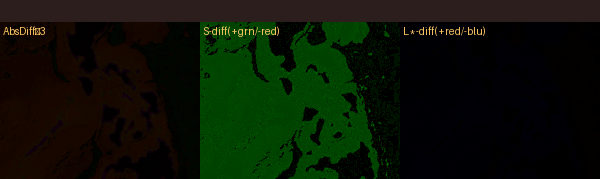
#> input picture previews/e1_r2_5/diff/A1_Boracay_diff.png, 600 x 179 px; its folder holds only this picture in this run
$ python main.py ../previews/e1_r2_5/diff/A1_Boracay_diff.png
#> lines starting #> are read from the running program, lines starting #| are printed output that depends on the picture
### d5b_processor_v3/masks.py
# masks.py
import numpy as np
from scipy.ndimage import gaussian_filter

def make_region_mask(bounds, width, height, cross_antimeridian=False, feather_px=20):
    lon_min, lon_max, lat_min, lat_max = bounds
    mask = np.zeros((height, width), dtype=np.float32)
    y_top = max(0, int((90.0 - lat_max) / 180.0 * height))
    y_bot = min(height, int((90.0 - lat_min) / 180.0 * height))

    if cross_antimeridian or lon_min > lon_max:
        x_r = int((lon_min + 180.0) / 360.0 * width)
        x_l = int((lon_max + 180.0) / 360.0 * width)
        mask[y_top:y_bot, x_r:] = 1.0
        mask[y_top:y_bot, :x_l] = 1.0
    else:
        x_l = max(0, int((lon_min + 180.0) / 360.0 * width))
        x_r = min(width, int((lon_max + 180.0) / 360.0 * width))
        mask[y_top:y_bot, x_l:x_r] = 1.0

    if feather_px > 0:
        mask = gaussian_filter(mask, sigma=feather_px)
        if mask.max() > 0:
            mask /= mask.max()
    return mask

def make_ocean_mask_v2(img):
    """改良 ocean mask：4条件复合，减少沙漠/冰雪/陆地误判"""
    r = img[:,:,0].astype(np.int16)
    g = img[:,:,1].astype(np.int16)
    b = img[:,:,2].astype(np.int16)
    return (b > r + 15) & (b > 60) & (g > r - 5) & (r < 160)

def make_conservative_water_mask(img):
    """保守水体：用于封闭海，防沙漠误伤"""
    r = img[:,:,0].astype(np.int16)
    g = img[:,:,1].astype(np.int16)
    b = img[:,:,2].astype(np.int16)
    return (b > r + 20) & (b > g - 5) & (r < 130)

def make_deep_ocean_mask(img):
    """深海像素：暗蓝灰"""
    r = img[:,:,0].astype(np.int16)
    g = img[:,:,1].astype(np.int16)
    b = img[:,:,2].astype(np.int16)
    return (r < 80) & (g < 110) & (b < 150) & (b > r + 15)

def make_land_mask_v2(img):
    return ~make_ocean_mask_v2(img)

def make_island_halo_mask(center_lon, center_lat, radius_km, width, height, blur_px=40):
    radius_deg_lat = radius_km / 111.0
    cos_lat = max(0.05, abs(np.cos(np.radians(center_lat))))
    radius_deg_lon = radius_km / (111.0 * cos_lat)

    cx = int((center_lon + 180.0) / 360.0 * width) % width
    cy = max(0, min(height - 1, int((90.0 - center_lat) / 180.0 * height)))
    rx = max(1, int(radius_deg_lon / 360.0 * width))
    ry = max(1, int(radius_deg_lat / 180.0 * height))

    yy, xx = np.ogrid[:height, :width]
    dx = np.minimum(np.abs(xx - cx), width - np.abs(xx - cx)).astype(np.float32)
    dy = (yy - cy).astype(np.float32)
    dist = np.sqrt((dx / rx)**2 + (dy / ry)**2)
    mask = np.clip(1.0 - dist, 0.0, 1.0)

    if blur_px > 0:
        mask = gaussian_filter(mask, sigma=blur_px / 2.5)
        if mask.max() > 0:
            mask /= mask.max()
    return mask

def make_deep_gate_for_halo(img, halo_mask):
    """
    v3 强化版深海门控：
    very_deep（最暗蓝）→ 0
    deep（深蓝） → 3%
    shallow_like（浅色/浅海）→ 100%
    """
    r = img[:,:,0].astype(np.int16)
    g = img[:,:,1].astype(np.int16)
    b = img[:,:,2].astype(np.int16)

    very_deep    = (r < 55) & (g < 85)  & (b < 125) & (b > r + 18)
    deep         = (r < 75) & (g < 105) & (b < 150) & (b > r + 18)
    shallow_like = (r > 70) | (g > 105) | ((g > 90) & ((b - r) < 45))

    gate = np.ones_like(halo_mask, dtype=np.float32)
    gate[deep]         = 0.03
    gate[very_deep]    = 0.0
    gate[shallow_like] = 1.0
    return halo_mask * gate

### d5b_processor_v3/adjustments.py
# adjustments.py
import numpy as np

def apply_rgb_offset(img, mask, r_off, g_off, b_off):
    result = img.astype(np.int16)
    m = mask[:,:,np.newaxis]
    delta = np.array([r_off, g_off, b_off], dtype=np.int16)
    return np.clip(result + (delta * m).astype(np.int16), 0, 255).astype(np.uint8)

def apply_saturation(img, mask, factor):
    if abs(factor - 1.0) < 0.001:
        return img
    f = img.astype(np.float32)
    gray = f.mean(axis=2, keepdims=True)
    adj = np.clip(gray + (f - gray) * factor, 0, 255)
    m = mask[:,:,np.newaxis]
    return np.clip(f * (1 - m) + adj * m, 0, 255).astype(np.uint8)

def apply_brightness(img, mask, factor):
    if abs(factor - 1.0) < 0.001:
        return img
    f = img.astype(np.float32)
    adj = np.clip(f * factor, 0, 255)
    m = mask[:,:,np.newaxis]
    return np.clip(f * (1 - m) + adj * m, 0, 255).astype(np.uint8)

def apply_region(img, region_mask, cfg):
    img = apply_rgb_offset(img, region_mask, cfg["r_offset"], cfg["g_offset"], cfg["b_offset"])
    img = apply_saturation(img, region_mask, cfg.get("saturation_factor", 1.0))
    img = apply_brightness(img, region_mask, cfg.get("brightness_factor", 1.0))
    return img

def apply_island_halo(img, halo_mask, cfg):
    eff = halo_mask * cfg.get("strength", 0.15)
    return apply_rgb_offset(img, eff, cfg["r_offset"], cfg["g_offset"], cfg["b_offset"])

### d5b_processor_v3/enhancement.py
# enhancement.py
import numpy as np
from PIL import Image, ImageFilter
from masks import make_land_mask_v2, make_ocean_mask_v2
from config import ENHANCEMENT

def enhance_land(img):
    if not ENHANCEMENT.get("enable_land_enhancement", False):
        return img
    from adjustments import apply_saturation, apply_brightness
    land = make_land_mask_v2(img).astype(np.float32)
    img = apply_saturation(img, land, ENHANCEMENT["land_saturation_factor"])
    return apply_brightness(img, land, ENHANCEMENT["land_contrast_factor"])

def compress_polar_highlights(img):
    """只压缩南纬75°以南（南极大陆）"""
    if not ENHANCEMENT.get("enable_polar_compress", True):
        return img
    height, width = img.shape[:2]
    lat_thresh = ENHANCEMENT.get("polar_lat_threshold", -75.0)

    y_start = int((90.0 - lat_thresh) / 180.0 * height)
    y_start = max(0, min(height, y_start))

    print(f"  [polar] y_start={y_start} / height={height}, "
          f"对应纬度: {90 - y_start/height*180:.1f}° 到 -90°")
    assert y_start > height * 0.7, \
        f"极地 y_start={y_start} 异常（应 > {height*0.7:.0f}），请检查 lat_threshold 配置"

    threshold = ENHANCEMENT["polar_highlight_threshold"]
    compress  = ENHANCEMENT["polar_highlight_compress"]

    result = img.astype(np.float32)
    row_slice = result[y_start:, :, :]
    # Bug fix: only compress channels that actually exceed threshold;
    # original code set ALL channels of bright pixels to threshold, lifting low channels.
    over = np.maximum(row_slice - threshold, 0)   # how much each channel exceeds threshold
    compressed = row_slice - over * (1.0 - compress)  # reduce overshoot; channels at/below threshold unchanged
    bright3 = (row_slice.max(axis=2) > threshold)[:, :, np.newaxis]
    row_slice[:] = np.where(bright3, compressed, row_slice)
    result[y_start:] = row_slice
    return np.clip(result, 0, 255).astype(np.uint8)

def sharpen_land_only(img, img_pil):
    if not ENHANCEMENT.get("enable_sharpen", True):
        return img, img_pil
    amount = ENHANCEMENT["sharpen_amount"]
    radius = ENHANCEMENT["sharpen_radius"]
    land_mask = make_land_mask_v2(img).astype(np.float32)
    blurred = img_pil.filter(ImageFilter.GaussianBlur(radius=radius))
    orig = img.astype(np.float32)
    blur = np.array(blurred).astype(np.float32)
    sharp = np.clip(orig + amount * (orig - blur), 0, 255)
    m = land_mask[:,:,np.newaxis]
    result = np.clip(orig * (1 - m) + sharp * m, 0, 255).astype(np.uint8)
    return result, Image.fromarray(result)

def full_enhance(img, img_pil):
    print("  [enhance] 陆地增强...")
    img = enhance_land(img)
    print("  [enhance] 南极高光压缩...")
    img = compress_polar_highlights(img)
    print("  [enhance] 陆地锐化...")
    img_pil = Image.fromarray(img)
    img, img_pil = sharpen_land_only(img, img_pil)
    return img, img_pil

### d5b_processor_v3/preview.py
# preview.py
import os
import numpy as np
from PIL import Image, ImageDraw, ImageFont
from config import OUTPUT

def crop_region(img_pil, bounds):
    """支持跨180°经线裁剪"""
    width, height = img_pil.size
    lon_min, lon_max, lat_min, lat_max = bounds
    y0 = max(0, int((90.0 - lat_max) / 180.0 * height))
    y1 = min(height, int((90.0 - lat_min) / 180.0 * height))
    if y1 <= y0:
        return None

    if lon_min <= lon_max:
        x0 = max(0, int((lon_min + 180.0) / 360.0 * width))
        x1 = min(width, int((lon_max + 180.0) / 360.0 * width))
        if x1 <= x0:
            return None
        return img_pil.crop((x0, y0, x1, y1))
    else:
        x0 = int((lon_min + 180.0) / 360.0 * width)
        x1 = int((lon_max + 180.0) / 360.0 * width)
        left  = img_pil.crop((x0, y0, width, y1))
        right = img_pil.crop((0,  y0, x1,   y1))
        merged = Image.new("RGB", (left.width + right.width, left.height))
        merged.paste(left,  (0, 0))
        merged.paste(right, (left.width, 0))
        return merged

def make_compare(in_pil, out_pil, bounds, label=""):
    """生成 D5a vs D5b 左右对比图"""
    left  = crop_region(in_pil,  bounds)
    right = crop_region(out_pil, bounds)
    if left is None or right is None:
        return None

    max_w = 800
    left.thumbnail((max_w, max_w), Image.LANCZOS)
    right = right.resize(left.size, Image.LANCZOS)

    sep = 4
    canvas = Image.new("RGB", (left.width * 2 + sep, left.height), (40, 40, 40))
    canvas.paste(left,  (0, 0))
    canvas.paste(right, (left.width + sep, 0))
    return canvas

def save_all_previews(in_pil, out_pil, out_dir):
    if not OUTPUT.get("generate_region_previews"):
        return
    for r in OUTPUT["region_preview_regions"]:
        name = r["name"]
        cmp = make_compare(in_pil, out_pil, r["bounds"], label=name)
        if cmp is None:
            print(f"  [preview] 跳过 {name}")
            continue
        path = os.path.join(out_dir, f"compare_{name}.jpg")
        cmp.save(path, "JPEG", quality=88)
        print(f"  [preview] {path}")

### d5b_processor_v3/metrics.py
# metrics.py
import json
import numpy as np
from config import METRICS_REGIONS, OUTPUT

def crop_region_array(arr, bounds, width, height):
    lon_min, lon_max, lat_min, lat_max = bounds
    y0 = max(0, int((90.0 - lat_max) / 180.0 * height))
    y1 = min(height, int((90.0 - lat_min) / 180.0 * height))
    if lon_min <= lon_max:
        x0 = max(0, int((lon_min + 180.0) / 360.0 * width))
        x1 = min(width, int((lon_max + 180.0) / 360.0 * width))
        return arr[y0:y1, x0:x1]
    else:
        x0 = int((lon_min + 180.0) / 360.0 * width)
        x1 = int((lon_max + 180.0) / 360.0 * width)
        return np.concatenate([arr[y0:y1, x0:], arr[y0:y1, :x1]], axis=1)

def region_stats(arr):
    f = arr.astype(np.float32)
    mean_rgb = f.mean(axis=(0, 1)).tolist()
    brightness = f.mean(axis=2)
    white_ratio = float((brightness > 220).mean())
    high_sat = (f.max(axis=2) - f.min(axis=2))
    high_sat_ratio = float((high_sat > 60).mean())
    return {
        "mean_rgb": [round(x, 2) for x in mean_rgb],
        "mean_brightness": round(float(brightness.mean()), 2),
        "white_pixel_ratio": round(white_ratio, 4),
        "high_saturation_ratio": round(high_sat_ratio, 4),
    }

def compute_diff_stats(in_arr, out_arr):
    diff = np.abs(out_arr.astype(np.int16) - in_arr.astype(np.int16))
    return {
        "delta_rgb": [round(float(diff[:,:,c].mean()), 3) for c in range(3)],
        "max_abs_diff": int(diff.max()),
    }

def compute_top_changed_pixels(in_arr, out_arr, n=20):
    """找出变化最大的 n 个像素"""
    height, width = in_arr.shape[:2]
    diff = np.abs(out_arr.astype(np.int16) - in_arr.astype(np.int16)).mean(axis=2)
    flat_idx = np.argsort(diff.ravel())[-n:][::-1]
    results = []
    for idx in flat_idx:
        y, x = divmod(int(idx), width)
        lon = round(x / width * 360.0 - 180.0, 2)
        lat = round(90.0 - y / height * 180.0, 2)
        results.append({
            "x": x, "y": y, "lon": lon, "lat": lat,
            "input_rgb": in_arr[y, x].tolist(),
            "output_rgb": out_arr[y, x].tolist(),
            "mean_diff": round(float(diff[y, x]), 2),
        })
    return results

def compute_diff_heatmap(in_arr, out_arr):
    diff = np.abs(out_arr.astype(np.int16) - in_arr.astype(np.int16)).mean(axis=2)
    # Patch 4: 防除零
    max_diff = float(diff.max())
    if max_diff <= 0:
        normalized = np.zeros(diff.shape, dtype=np.uint8)
    else:
        normalized = (diff / max_diff * 255).astype(np.uint8)
    # 热力图：黑→蓝→红
    hmap = np.zeros((*normalized.shape, 3), dtype=np.uint8)
    hmap[:,:,0] = normalized
    hmap[:,:,2] = 255 - normalized
    return hmap

def run_metrics(in_arr, out_arr, out_dir):
    height, width = in_arr.shape[:2]
    results = {"regions": {}, "top_changed_pixels": []}

    for region in METRICS_REGIONS:
        name = region["name"]
        in_crop  = crop_region_array(in_arr,  region["bounds"], width, height)
        out_crop = crop_region_array(out_arr, region["bounds"], width, height)
        if in_crop.size == 0:
            continue
        in_stats   = region_stats(in_crop)
        out_stats  = region_stats(out_crop)
        diff_stats = compute_diff_stats(in_crop, out_crop)
        results["regions"][name] = {
            "input":  in_stats,
            "output": out_stats,
            "diff":   diff_stats,
        }
        warnings = []
        if diff_stats["max_abs_diff"] > 40 and name in (
            "sahara","arabian_peninsula","australia_interior","greenland","arctic"
        ):
            warnings.append(f"⚠️  陆地/极地区域最大变化 {diff_stats['max_abs_diff']}，超过 40，请检查误伤")
        if warnings:
            results["regions"][name]["warnings"] = warnings

    results["top_changed_pixels"] = compute_top_changed_pixels(in_arr, out_arr)

    import os
    json_path = os.path.join(out_dir, OUTPUT["metrics_file"])
    with open(json_path, "w", encoding="utf-8") as f:
        json.dump(results, f, ensure_ascii=False, indent=2)
    print(f"  [metrics] 保存: {json_path}")

    from PIL import Image
    hmap = compute_diff_heatmap(in_arr, out_arr)
    hmap_path = os.path.join(out_dir, OUTPUT["diff_heatmap"])
    Image.fromarray(hmap).save(hmap_path, "JPEG", quality=88)
    print(f"  [metrics] diff heatmap: {hmap_path}")

    return results

### d5b_processor_v3/main.py
# main.py
import os, sys
import numpy as np
from PIL import Image
Image.MAX_IMAGE_PIXELS = None

# Patch 1: 脚本相对路径
SCRIPT_DIR = os.path.dirname(os.path.abspath(__file__))

from config import OCEAN_REGIONS, ISLAND_HALOS, OUTPUT
from masks import (make_region_mask, make_ocean_mask_v2,
                   make_conservative_water_mask, make_deep_ocean_mask,
                   make_island_halo_mask, make_deep_gate_for_halo)
from adjustments import apply_region, apply_island_halo
from enhancement import full_enhance
from preview import save_all_previews
from metrics import run_metrics

def main(input_path, out_dir=None):
    print("=== D5b_design_v3 ===")
    if not os.path.exists(input_path):
        print(f"错误：找不到 {input_path}")
        sys.exit(1)

    if out_dir is None:
        out_dir = os.path.join(SCRIPT_DIR, "d5b_output")
    os.makedirs(out_dir, exist_ok=True)
    print(f"输出目录: {out_dir}")

    print("读取图像...")
    in_pil = Image.open(input_path).convert("RGB")
#> in_pil is the input picture: PIL image 600x179 RGB; mean R, G, B 11, 20.2, 5.1
    width, height = in_pil.size
    print(f"分辨率: {width}×{height}")
#| 分辨率: 600×179
    in_arr = np.array(in_pil)

    # 预计算全局 mask（基于原始输入图，不受处理过程影响）
    print("预计算 mask...")
    ocean_mask = make_ocean_mask_v2(in_arr)
#> in make_ocean_mask_v2, `b = img[:,:,2].astype(np.int16)`:
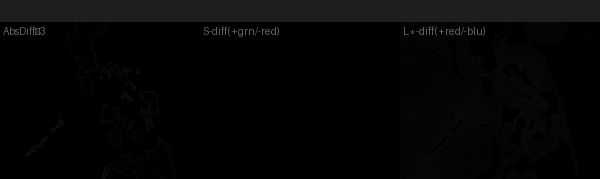
#> b: shape (179, 600) int16; min 0, max 100, mean 5.1
    consv_mask = make_conservative_water_mask(in_arr)
    deep_mask  = make_deep_ocean_mask(in_arr)

    img = in_arr.copy()

    # 按优先级处理区域
    regions = sorted(OCEAN_REGIONS, key=lambda x: x.get("priority", 10))
    print(f"\n处理 {len(regions)} 个海域区域...")

    region_stats_list = []
    for i, cfg in enumerate(regions):
        name = cfg["name"]
        region_mask = make_region_mask(
            cfg["bounds"], width, height,
            cross_antimeridian=cfg.get("cross_antimeridian", False),
            feather_px=cfg.get("feather_px", 20)
        )

        base_water = ocean_mask if cfg.get("ocean_only") else np.ones((height, width), bool)
        if cfg.get("conservative_water"):
            base_water = consv_mask
        if cfg.get("deep_ocean_only"):
            base_water = base_water & deep_mask

        region_mask_eff = region_mask * base_water.astype(np.float32)

        raw_px = int((region_mask > 0.01).sum())
        eff_px = int((region_mask_eff > 0.01).sum())
        eff_ratio = eff_px / max(raw_px, 1)

        before = img.copy()
        img = apply_region(img, region_mask_eff, cfg)
        diff = np.abs(img.astype(np.int16) - before.astype(np.int16))

        # Patch 3: 有效区域统计
        effective_px = region_mask_eff > 0.01
        if effective_px.any():
            mean_delta_rgb = [round(float(diff[:,:,c][effective_px].mean()), 3) for c in range(3)]
            max_delta_rgb  = int(np.maximum.reduce(
                [diff[:,:,c][effective_px] for c in range(3)]
            ).max())
        else:
            mean_delta_rgb = [0.0, 0.0, 0.0]
            max_delta_rgb  = 0

        region_stats_list.append({
            "name": name,
            "raw_pixels": raw_px,
            "effective_pixels": eff_px,
            "effective_ratio": round(eff_ratio, 4),
            "mean_delta_rgb": mean_delta_rgb,
            "max_delta_rgb": max_delta_rgb,
            "warning": "⚠️ effective_ratio < 1%, 配置可能无效" if eff_ratio < 0.01 else "",
        })

        status = f"eff_ratio={eff_ratio:.1%}"
        if eff_ratio < 0.01:
            status += " ⚠️"
        print(f"  [{i+1}/{len(regions)}] {name}: {status}")
#> this loop made 41 passes
#|   [1/41] global_deep_ocean_base: eff_ratio=0.0% ⚠️
#|   [2/41] pacific_deep_north: eff_ratio=0.0% ⚠️
#|   [3/41] pacific_deep_south: eff_ratio=0.0% ⚠️
#|   [4/41] bohai_sea: eff_ratio=0.0% ⚠️
#|   [5/41] yellow_sea: eff_ratio=0.0% ⚠️
#> (further printed lines are left out)
#> pass 1, in apply_saturation, `gray = f.mean(axis=2, keepdims=True)`:
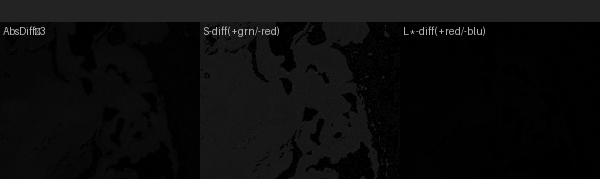
#> gray: shape (179, 600, 1) float32; min 0, max 185, mean 12.1
#> after the loop, region_stats_list = 41 items

    # 岛屿 halo
    halo_stats_list = []
    print(f"\n处理 {len(ISLAND_HALOS)} 个岛屿 halo...")
    for hcfg in ISLAND_HALOS:
        name = hcfg["name"]
        halo_mask = make_island_halo_mask(
            hcfg["center"][0], hcfg["center"][1],
            hcfg["halo_radius_km"], width, height,
            blur_px=hcfg.get("blur_px", 40)
        )

        raw_px = int((halo_mask > 0.01).sum())

        if hcfg.get("deep_gate"):
            halo_mask = make_deep_gate_for_halo(img, halo_mask)

        # Patch 2: 强制限制在 ocean 区域，防止陆地/岛屿本体被染色
        halo_mask = halo_mask * ocean_mask.astype(np.float32)

        eff_px = int((halo_mask > 0.01).sum())
        eff_ratio = eff_px / max(raw_px, 1)

        before = img.copy()
        img = apply_island_halo(img, halo_mask, hcfg)
        diff = np.abs(img.astype(np.int16) - before.astype(np.int16))

        # Patch 3: halo 有效区域统计
        halo_effective = halo_mask > 0.01
        if halo_effective.any():
            h_mean_delta = [round(float(diff[:,:,c][halo_effective].mean()), 3) for c in range(3)]
            h_max_delta  = int(np.maximum.reduce(
                [diff[:,:,c][halo_effective] for c in range(3)]
            ).max())
        else:
            h_mean_delta = [0.0, 0.0, 0.0]
            h_max_delta  = 0

        halo_stats_list.append({
            "name": name,
            "raw_pixels": raw_px,
            "effective_pixels_after_gate": eff_px,
            "effective_ratio_after_gate": round(eff_ratio, 4),
            "mean_delta_rgb": h_mean_delta,
            "max_delta_rgb": h_max_delta,
            "warning": "⚠️ effective_ratio > 30%, 可能形成大面积光晕" if eff_ratio > 0.30 else "",
        })
        print(f"  halo: {name} eff_ratio={eff_ratio:.1%}")
#> this loop made 25 passes
#> raw_px on passes 1 to 8: 7163, 7429, 5997, 9385, 7439, 10932, 3729, 3798
#> (printed output is left out)
#> pass 1, in make_island_halo_mask, `dist = np.sqrt((dx / rx)**2 + (dy / ry)**2)`:
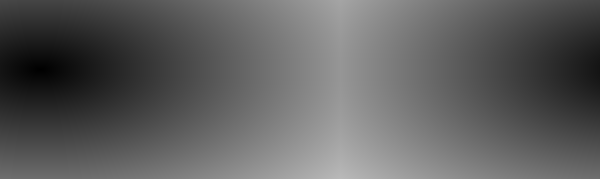
#> dist: shape (179, 600) float32; min 0, max 185.4, mean 95.1
#> pass 1, in make_island_halo_mask, `mask /= mask.max()`:
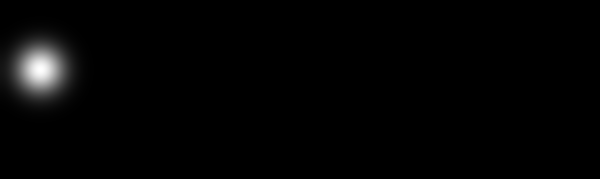
#> mask: shape (179, 600) float32; min 0, max 1, mean 0.015
#> after the loop, halo_stats_list = 25 items

    # 全局增强
    print("\n全局增强...")
    out_pil_tmp = Image.fromarray(img)
    img, out_pil = full_enhance(img, out_pil_tmp)
#|   [polar] y_start=164 / height=179, 对应纬度: -74.9° 到 -90°

    # Patch 1: 所有输出路径用 out_dir
    jpg_path = os.path.join(out_dir, OUTPUT["main_filename"])
    png_path = os.path.join(out_dir, OUTPUT["main_png"])
    out_pil.save(jpg_path, "JPEG", quality=OUTPUT["main_quality"], optimize=True)
    out_pil.save(png_path, "PNG")
    print(f"JPG: {jpg_path}  ({os.path.getsize(jpg_path)/1024:.0f} KB)")
    print(f"PNG: {png_path}  ({os.path.getsize(png_path)/1024:.0f} KB)")

    preview_path = os.path.join(out_dir, OUTPUT["preview_filename"])
    out_pil.resize((OUTPUT["preview_width"], OUTPUT["preview_height"]), Image.LANCZOS)\
           .save(preview_path, "JPEG", quality=OUTPUT["preview_quality"])
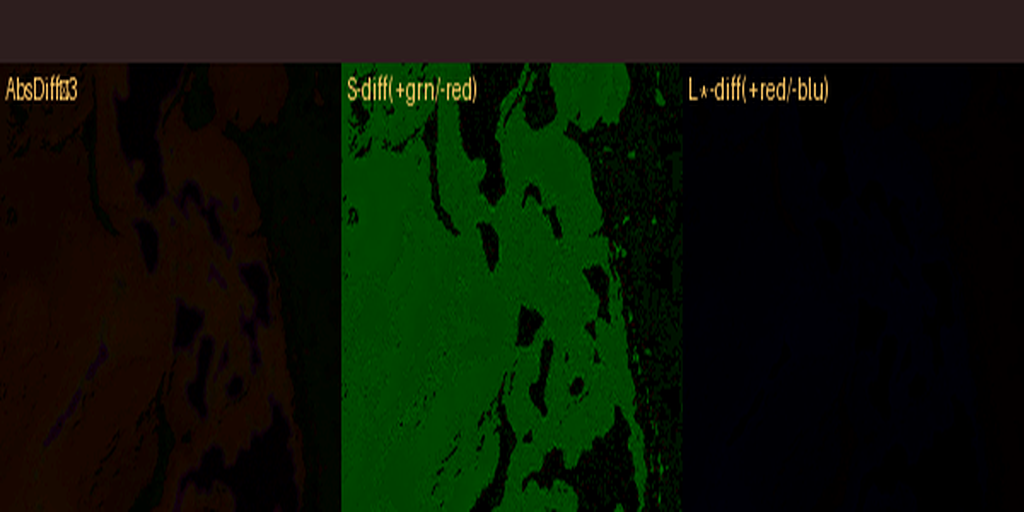
#> saved as d5b_design_v3_1_preview_global.jpg: PIL image 1024x512 RGB; mean R, G, B 11.2, 20.3, 5.2

    print("\n分区对比预览...")
    save_all_previews(in_pil, out_pil, out_dir)

    print("\n计算 metrics...")
    in_arr_for_metrics  = np.array(in_pil)
    out_arr_for_metrics = np.array(out_pil)
    run_metrics(in_arr_for_metrics, out_arr_for_metrics, out_dir)
#> in compute_top_changed_pixels, `diff = np.abs(out_arr.astype(np.int16) - in_arr.astype(np.int16)).mean..`:
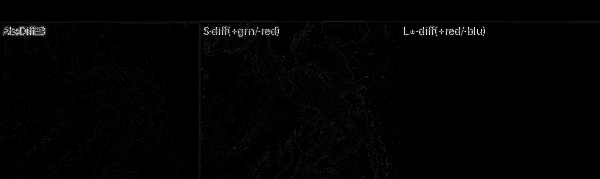
#> diff: shape (179, 600) float64; min 0, max 13, mean 0.129; drawn with min black and max white
#> the loop in compute_top_changed_pixels, `for idx in flat_idx:` made 20 passes
#> idx on passes 1 to 8: 17877, 17881, 16210, 20826, 16674, 20829, 16623, 16659
#> in compute_diff_heatmap, `hmap[:,:,2] = 255 - normalized`:
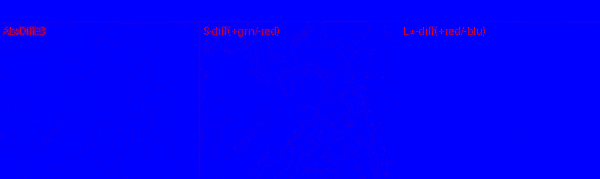
#> hmap: shape (179, 600, 3); mean of channels 0, 1, 2 2.5, 0, 252.5; drawn as R, G, B

    import json
    stats_path = os.path.join(out_dir, OUTPUT.get("processing_stats_file", "d5b_design_v3_1_processing_stats.json"))
    with open(stats_path, "w", encoding="utf-8") as f:
        json.dump({
            "ocean_regions": region_stats_list,
            "island_halos": halo_stats_list,
        }, f, ensure_ascii=False, indent=2)
    print(f"处理统计: {stats_path}")

    print("\n=== dry-run 完成 ===")
    print(f"输出目录: {out_dir}")
    files = sorted(os.listdir(out_dir))
    for fname in files:
        p = os.path.join(out_dir, fname)
        print(f"  {fname}  ({os.path.getsize(p)/1024:.0f} KB)")

    print("\n⚠️  请人工检查以下内容后再决定是否全尺寸执行：")
    print("  1. compare_*.jpg — D5a vs D5b 对比图")
    print("  2. d5b_design_v3_diff_heatmap.jpg — 变化热力图")
    print("  3. d5b_design_v3_metrics.json — 区域量化指标")
    print("  4. d5b_design_v3_processing_stats.json — 区域命中率")
    print("  5. PNG 版本检查色带/噪点/halo 光斑")
    print("\n⚠️  未自动 commit，未修改原图，未生成全尺寸图。")

if __name__ == "__main__":
    if len(sys.argv) < 2:
        print("用法: python main.py <dry-run 小图路径>")
        sys.exit(1)
    main(sys.argv[1])
